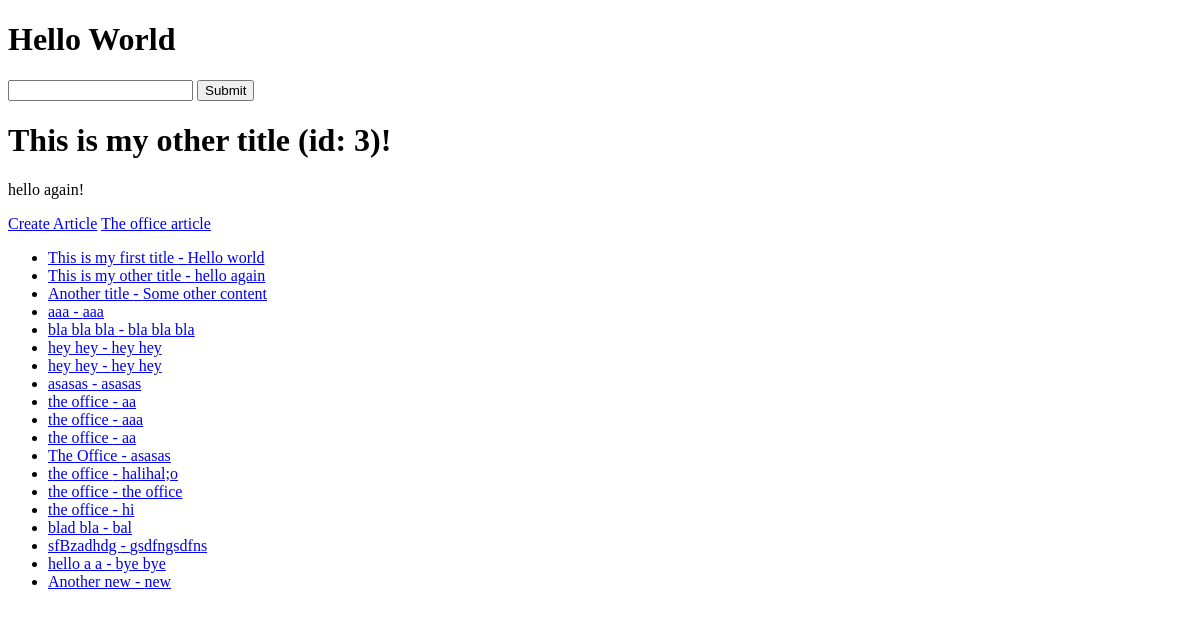
Before: / with the older database file.
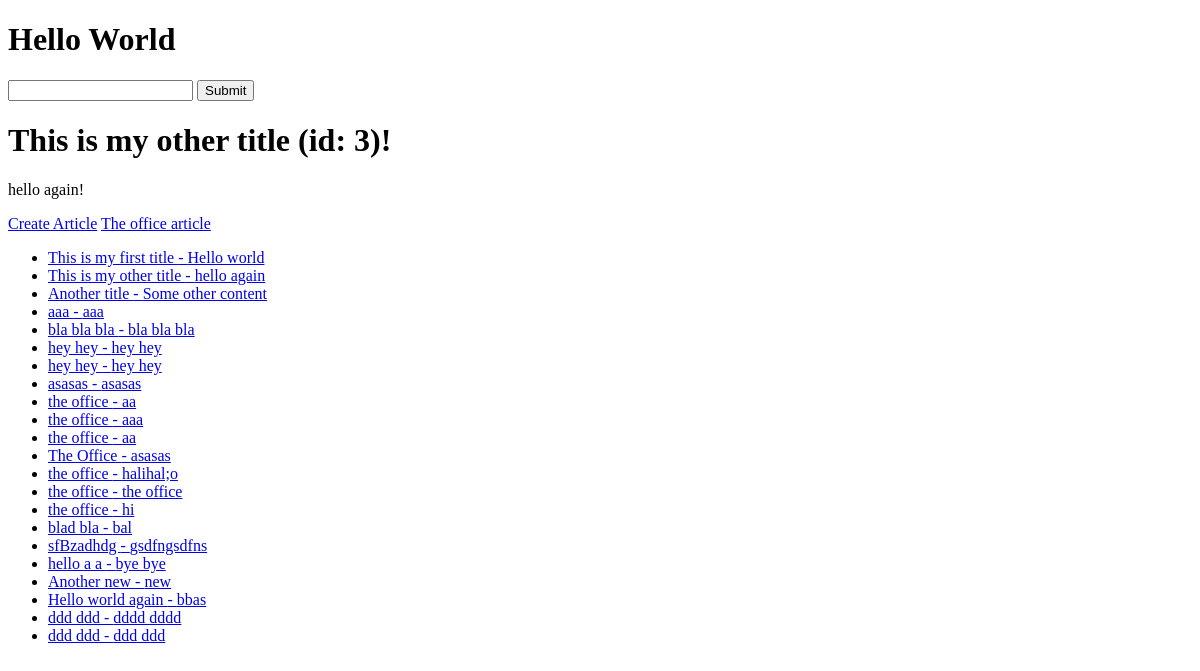
After: the same page with the newer database file.
### articles/models.py (models this page shows, shortened)
class Article(models.Model):
    user = models.ForeignKey(User, blank=True, null=True, on_delete=models.SET_NULL)
    title = models.CharField(max_length=120)
    slug = models.SlugField(unique=True, blank=True, null=True)
    content = models.TextField()
    timestamp = models.DateTimeField(auto_now_add=True)
    updated = models.DateTimeField(auto_now=True)
    publish = models.DateField(auto_now_add=False,
    auto_now=False, default=timezone.now, null=True, blank=True)
    objects=ArticleManager()
    def get_absolute_url(self):
        return reverse("article-detail", kwargs={"slug": self.slug})

### djangodu/views.py (the view)
# urls.py: path('', home_view),
def home_view(request, id=None, *args, **kwargs):
    print(id)
    name = 'Marius'
    random_id = random.randint(1, 4)
    article_obj = Article.objects.get(id=random_id)
    article_queryset = Article.objects.all()
    context = {
        'object_list': article_queryset,
        'object': article_obj,
        'title': article_obj.title,
        'id': article_obj.id,
        'content': article_obj.content
    }
    HTML_STRING = render_to_string('home-view.html', context=context)
    return HttpResponse(HTML_STRING)

### articles/models.py (called while the page is built)
    def get_queryset(self):
        return ArticleQuerySet(self.model, using=self._db)

### templates/home-view.html
{% extends "base.html" %}
{% block content %}
<h1>{{ object.title }} (id: {{ id }})!</h1>
<p>{{ content }}!</p>
<a href='{% url "article-create" %}'>Create Article</a>
<a href='{% url "article-detail" slug="the-office" %}'>The office article</a>
<ul>{% for x in object_list %}
        {% if x.title %}
            <li><a href='{{ x.get_absolute_url }}'>{{ x.title }} -
                {{ x.content }}</a></li>
        {% endif %}
    {% endfor %}
</ul>
{% endblock %}

### templates/base.html (shortened to what this page needs)
<!DOCTYPE html>
<html>
    <head>
    </head>
    <body>
        <h1>Hello World</h1>
        <form action ='/articles/' method='GET'>
            <input type='text' name='q' />
            <input type='submit' />
        </form>
        {% block content %}{% endblock content %}
    </body>
</html>

Changed rows visible on the page:
added Article: title "Hello world again", content "bbas"
added Article: title "ddd ddd", content "dddd dddd"
added Article: title "ddd ddd", content "ddd ddd"
